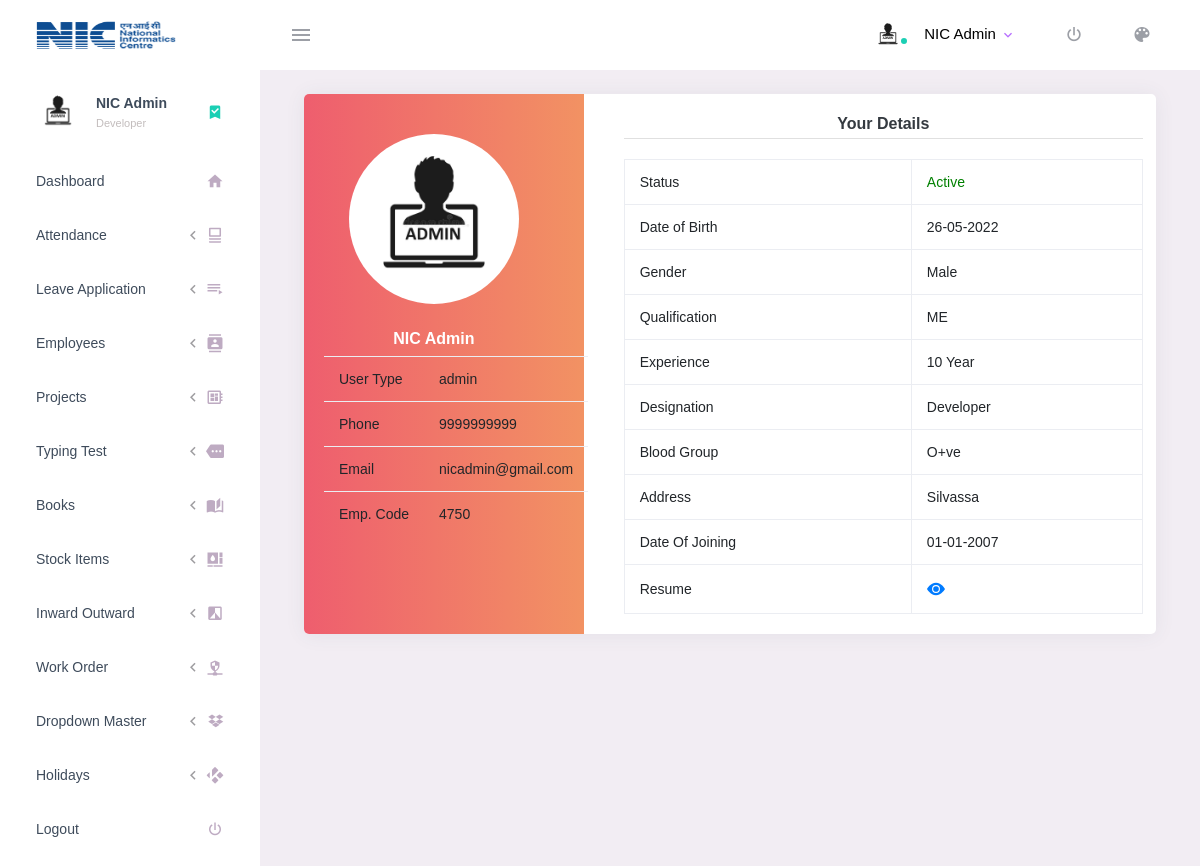
The page /view-profile.php (signed in) on the database its author committed.
### tables this page shows
CREATE TABLE `employees` (
  `id` char(36) NOT NULL,
  `emp_id` int DEFAULT NULL,
  `first_name` varchar(255) DEFAULT NULL,
  `last_name` varchar(255) DEFAULT NULL,
  `email` varchar(255) NOT NULL,
  `phone` varchar(255) DEFAULT NULL,
  `emergency_contact_no` varchar(255) DEFAULT NULL,
  `dob` date DEFAULT NULL,
  `gender` varchar(255) DEFAULT NULL,
  `qualification` varchar(255) DEFAULT NULL,
  `experience` varchar(255) DEFAULT NULL,
  `designation` varchar(255) DEFAULT NULL,
  `blood_group` varchar(100) DEFAULT NULL,
  `address` varchar(255) DEFAULT NULL,
  `password` varchar(255) DEFAULT NULL,
  `photo_name` varchar(255) DEFAULT NULL,
  `encoded_photo` longtext,
  `status` int DEFAULT '0',
  `user_type` varchar(255) DEFAULT NULL,
  `resume_name` varchar(255) DEFAULT NULL,
  `encoded_resume` longtext,
  `emp_category` varchar(255) DEFAULT NULL,
  `date_of_joining` varchar(255) DEFAULT NULL,
  `skills` varchar(255) DEFAULT NULL,
  `work_assign` varchar(255) DEFAULT NULL,
  `date_of_exit` varchar(255) DEFAULT NULL,
  `email_verification_link` varchar(255) DEFAULT NULL,
  `email_verified_at` timestamp NULL DEFAULT NULL,
  `created_by` varchar(255) DEFAULT NULL,
  `updated_by` varchar(255) DEFAULT NULL,
  `created_at` datetime NOT NULL DEFAULT CURRENT_TIMESTAMP,
  `updated_at` datetime DEFAULT NULL ON UPDATE CURRENT_TIMESTAMP
);

### view-profile.php (the view, shortened to what this page needs)
<link rel="stylesheet" href="css/user-profile.css" />
<?php
include "header.php";
if (isset($_SESSION["id"]) && isset($_SESSION["user_type"]))
{
    $selectEmpDetails = mysqli_query($conn,"SELECT * FROM employees WHERE id = '".$_SESSION['id']."' ");
    $row = mysqli_fetch_array($selectEmpDetails);
?>
    <div class="main-panel">
      <div class="content-wrapper">
      <div class="col-lg-12 grid-margin stretch-card">
      <div class="card user-card-full">
                    <div class="row m-l-0 m-r-0">
                        <div class="col-md-4 bg-c-lite-green user-profile">
                            <div class="card-block text-center text-white">
                                <div class="m-b-25"><?php if ($row['encoded_photo'] == '') { echo "<a href='Master_Images/blank_pic.jpg' target='_blank' title='view photo'> <img src='Master_Images/blank_pic.jpg' height='170' width='170' class='img-radius'></img> </a>"; } else {
                          echo "<img height='170' width='170' class='img-radius'></img>" ?>
                        <?php } ?></div>
                                <h5 class="f-w-600"><?php echo $row['first_name']." ".$row['last_name'] ?></h5>
                                <table class="table table-hover">
                                    <tbody>
                                        <tr>
                                            <td>User Type</td>
                                            <td><?php echo $row['user_type'] ?></td>
                                        </tr>
                                        <tr>
                                            <td>Phone</td>
                                            <td><?php echo $row['phone'] ?></td>
                                        </tr>
                                        <tr>
                                            <td>Email</td>
                                            <td><?php echo $row['email'] ?></td>
                                        </tr>
                                        <tr>
                                            <td>Emp. Code</td>
                                            <td><?php echo $row['emp_id'] ?></td>
                                        </tr>
                                    </tbody>
                                </table>
                            </div>
                        </div>
                        <div class="col-md-8">
                            <div class="card-block">
                                <h5 class="m-b-20 p-b-5 b-b-default f-w-600 text-center">Your Details</h5>
                                <table class="table table-hover table-bordered">
                                    <tbody>
                                        <tr>
                                            <td>Status</td>
                                            <td><?php if($row['status']== 1){ echo "<span style='color:green'>Active</span>"; } ?></td>
                                        </tr>
                                        <tr>
                                            <td>Date of Birth</td>
                                            <td><?php echo date("d-m-Y", strtotime($row['dob'])); ?></td>
                                        </tr>
                                        <tr>
                                            <td>Gender</td>
                                            <td><?php echo $row['gender'] ?></td>
                                        </tr>
                                        <tr>
                                            <td>Qualification</td>
                                            <td><?php echo $row['qualification'] ?></td>
                                        </tr>
                                        <tr>
                                            <td>Experience</td>
                                            <td><?php echo $row['experience'] ?></td>
                                        </tr>
                                        <tr>
                                            <td>Designation</td>
                                            <td><?php echo $row['designation'] ?></td>
                                        </tr>
                                        <tr>
                                            <td>Blood Group</td>
                                            <td><?php echo $row['blood_group'] ?></td>
                                        </tr>
                                        <tr>
                                            <td>Address</td>
                                            <td class="text-wrap"><?php echo $row['address'] ?></td>
                                        </tr>
                                        <tr>
                                            <td>Date Of Joining</td>
                                            <td class="text-wrap"><?php echo date("d-m-Y", strtotime($row['date_of_joining'])); ?></td>
                                        </tr>
                                        <tr>
                                            <td>Resume</td>
                                            <td><a href="view-resume.php?id=<?php echo $row['id'] ?>" title="View" target="_blank">
                                            <svg xmlns="http://www.w3.org/2000/svg" width="18" height="18" fill="currentColor" class="bi bi-eye-fill" viewBox="0 0 16 16">
                                            <path d="M10.5 8a2.5 2.5 0 1 1-5 0 2.5 2.5 0 0 1 5 0z"></path>
                                            <path d="M0 8s3-5.5 8-5.5S16 8 16 8s-3 5.5-8 5.5S0 8 0 8zm8 3.5a3.5 3.5 0 1 0 0-7 3.5 3.5 0 0 0 0 7z"></path>
                                            </svg></a></td>
                                        </tr>
                                </table>
                            </div>
                        </div>
                    </div>
                </div>
      </div>
      </div>
    </div>
    </div>
    </div>
    </body>
    </html>
<?php
}
else
{
  header('Location: ' . 'login.php');
}
?>

### css/user-profile.css (style rules this page uses)
.user-card-full { overflow: hidden }
.card { border-radius: 5px; -webkit-box-shadow: 0 1px 20px 0 rgba(69, 90, 100, 0.08); box-shadow: 0 1px 20px 0 rgba(69, 90, 100, 0.08); border: none; margin-bottom: 30px }
.m-r-0 { margin-right: 0px }
.m-l-0 { margin-left: 0px }
.user-card-full .user-profile { border-radius: 5px 0 0 5px }
.bg-c-lite-green { background: -webkit-gradient(linear, left top, right top, from(#f29263), to(#ee5a6f)); background: linear-gradient(to right, #ee5a6f, #f29263) }
.user-profile { padding: 20px 0 }
.card-block { padding: 1.25rem }
.m-b-25 { margin-bottom: 25px }
.img-radius { border-radius: 50% }
.b-b-default { border-bottom: 1px solid #e0e0e0 }
.m-b-20 { margin-bottom: 20px }
.p-b-5 { padding-bottom: 5px !important }
.f-w-600 { font-weight: 600 }

### rows shown on the page
employees: first_name "NIC", last_name "Admin", user_type "admin", phone "9999999999", email "nicadmin@gmail.com", emp "4750", dob "26-05-2022", gender "Male", qualification "ME", experience "10 Year", designation "Developer", blood_group "O+ve", address "Silvassa", date_of_joining "01-01-2007"

### other values the page prints
$_SESSION['first_name'] "NIC"
$_SESSION['last_name'] "Admin"
$_SESSION['designation'] "Developer"
